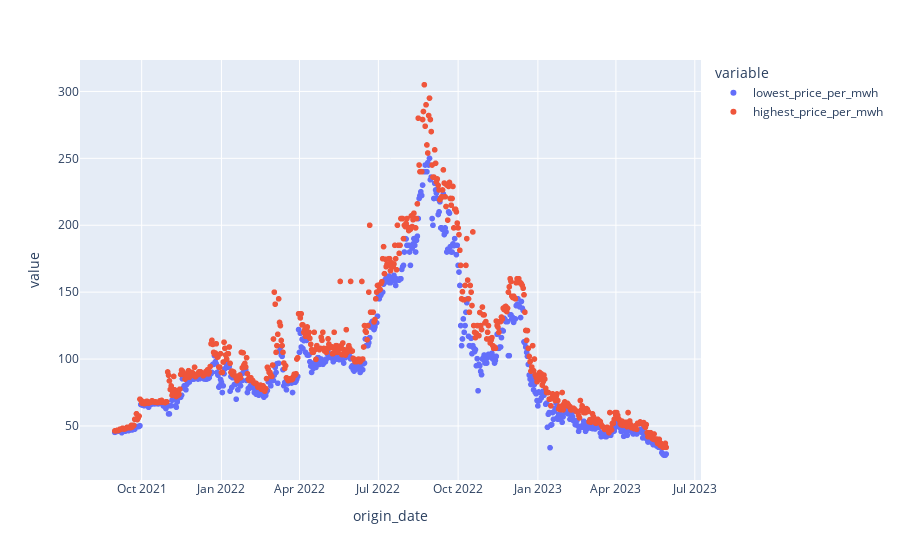

Here is the notebook cell this chart was saved with:
### Code cell
px.scatter(data_frame=df_gas, x='origin_date', y =['lowest_price_per_mwh', 'highest_price_per_mwh'])

### Figure 1 — Plotly figure (JSON) as saved in the notebook; plotly's stock layout.template omitted (floating-point values rounded to 4 significant figures; data arrays with more than 128 entries replaced by an {"elided": "..."} marker saying what was removed)
{"data": [{"hovertemplate": "variable=lowest_price_per_mwh<br>origin_date=%{x}<br>value=%{y}<extra></extra>", "legendgroup": "lowest_price_per_mwh", "marker": {"color": "#636efa", "symbol": "circle"}, "mode": "markers", "name": "lowest_price_per_mwh", "showlegend": true, "type": "scattergl", "x": {"elided": "637 str values"}, "xaxis": "x", "y": {"elided": "637 float values"}, "yaxis": "y"}, {"hovertemplate": "variable=highest_price_per_mwh<br>origin_date=%{x}<br>value=%{y}<extra></extra>", "legendgroup": "highest_price_per_mwh", "marker": {"color": "#EF553B", "symbol": "circle"}, "mode": "markers", "name": "highest_price_per_mwh", "showlegend": true, "type": "scattergl", "x": {"elided": "637 str values"}, "xaxis": "x", "y": {"elided": "637 float values"}, "yaxis": "y"}], "layout": {"legend": {"title": {"text": "variable"}, "tracegroupgap": 0}, "margin": {"t": 60}, "xaxis": {"anchor": "y", "domain": [0, 1], "title": {"text": "origin_date"}}, "yaxis": {"anchor": "x", "domain": [0, 1], "title": {"text": "value"}}}}
